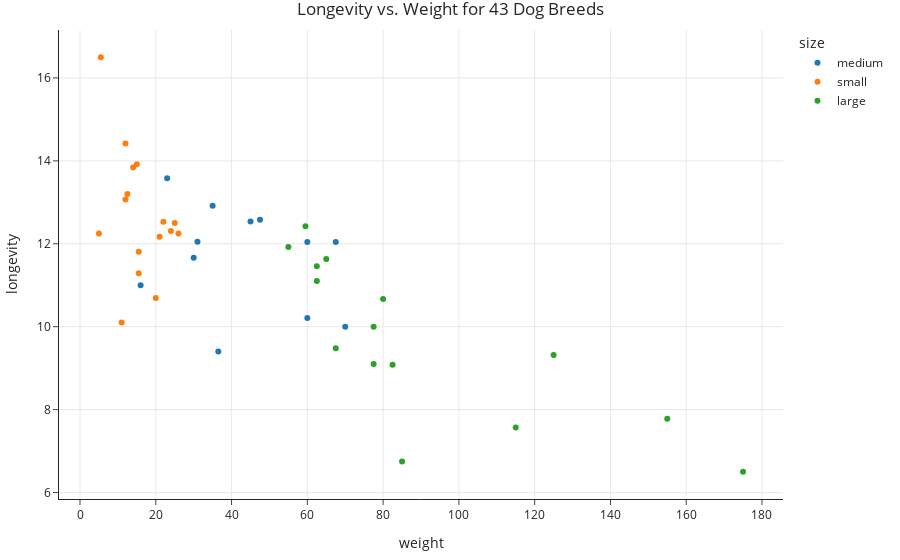

The notebook cell this image was saved under:
### Code cell
# Hover over a point and see what happens!
(
    dogs
    .reset_index()
    .plot(kind='scatter', x='weight', y='longevity', color='size', hover_name='breed',
          title='Longevity vs. Weight for 43 Dog Breeds')
)

### Figure 1 — Plotly figure (JSON) as saved in the notebook; plotly's stock layout.template omitted (floating-point values rounded to 4 significant figures)
{"data": [{"hovertemplate": "<b>%{hovertext}</b><br><br>size=medium<br>weight=%{x}<br>longevity=%{y}<extra></extra>", "hovertext": ["Brittany", "English Cocker Spaniel", "Siberian Husky", "English Springer Spaniel", "Labrador Retriever", "Golden Retriever", "Pug", "Basenji", "Staffordshire Bull Terrier", "Clumber Spaniel", "Kerry Blue Terrier", "Bull Terrier"], "legendgroup": "medium", "marker": {"color": "#1F77B4", "symbol": "circle"}, "mode": "markers", "name": "medium", "orientation": "v", "showlegend": true, "type": "scatter", "x": [35, 30, 47.5, 45, 67.5, 60, 16, 23, 31, 70, 36.5, 60], "xaxis": "x", "y": [12.92, 11.66, 12.58, 12.54, 12.04, 12.04, 11, 13.58, 12.05, 10, 9.4, 10.21], "yaxis": "y"}, {"hovertemplate": "<b>%{hovertext}</b><br><br>size=small<br>weight=%{x}<br>longevity=%{y}<extra></extra>", "hovertext": ["Cairn Terrier", "Cocker Spaniel", "Shetland Sheepdog", "Lhasa Apso", "Miniature Schnauzer", "Chihuahua", "Tibetan Spaniel", "Maltese", "Shih Tzu", "Tibetan Terrier", "Norfolk Terrier", "English Toy Spaniel", "Cavalier King Charles Spaniel", "Pembroke Welsh Corgi", "Dandie Dinmont Terrier", "Scottish Terrier"], "legendgroup": "small", "marker": {"color": "#FF7F0E", "symbol": "circle"}, "mode": "markers", "name": "small", "orientation": "v", "showlegend": true, "type": "scatter", "x": [14, 25, 22, 15, 15.5, 5.5, 12, 5, 12.5, 24, 12, 11, 15.5, 26, 21, 20], "xaxis": "x", "y": [13.84, 12.5, 12.53, 13.92, 11.81, 16.5, 14.42, 12.25, 13.2, 12.31, 13.07, 10.1, 11.29, 12.25, 12.17, 10.69], "yaxis": "y"}, {"hovertemplate": "<b>%{hovertext}</b><br><br>size=large<br>weight=%{x}<br>longevity=%{y}<extra></extra>", "hovertext": ["German Shorthaired Pointer", "Pointer", "Irish Setter", "Chesapeake Bay Retriever", "Gordon Setter", "Giant Schnauzer", "Afghan Hound", "Newfoundland", "Rhodesian Ridgeback", "Borzoi", "Alaskan Malamute", "Bloodhound", "Bullmastiff", "Mastiff", "Saint Bernard"], "legendgroup": "large", "marker": {"color": "#2CA02C", "symbol": "circle"}, "mode": "markers", "name": "large", "orientation": "v", "showlegend": true, "type": "scatter", "x": [62.5, 59.5, 65, 67.5, 62.5, 77.5, 55, 125, 77.5, 82.5, 80, 85, 115, 175, 155], "xaxis": "x", "y": [11.46, 12.42, 11.63, 9.48, 11.1, 10, 11.92, 9.32, 9.1, 9.08, 10.67, 6.75, 7.57, 6.5, 7.78], "yaxis": "y"}], "layout": {"legend": {"title": {"text": "size"}, "tracegroupgap": 0}, "title": {"text": "Longevity vs. Weight for 43 Dog Breeds"}, "xaxis": {"anchor": "y", "domain": [0, 1], "title": {"text": "weight"}}, "yaxis": {"anchor": "x", "domain": [0, 1], "title": {"text": "longevity"}}}}
